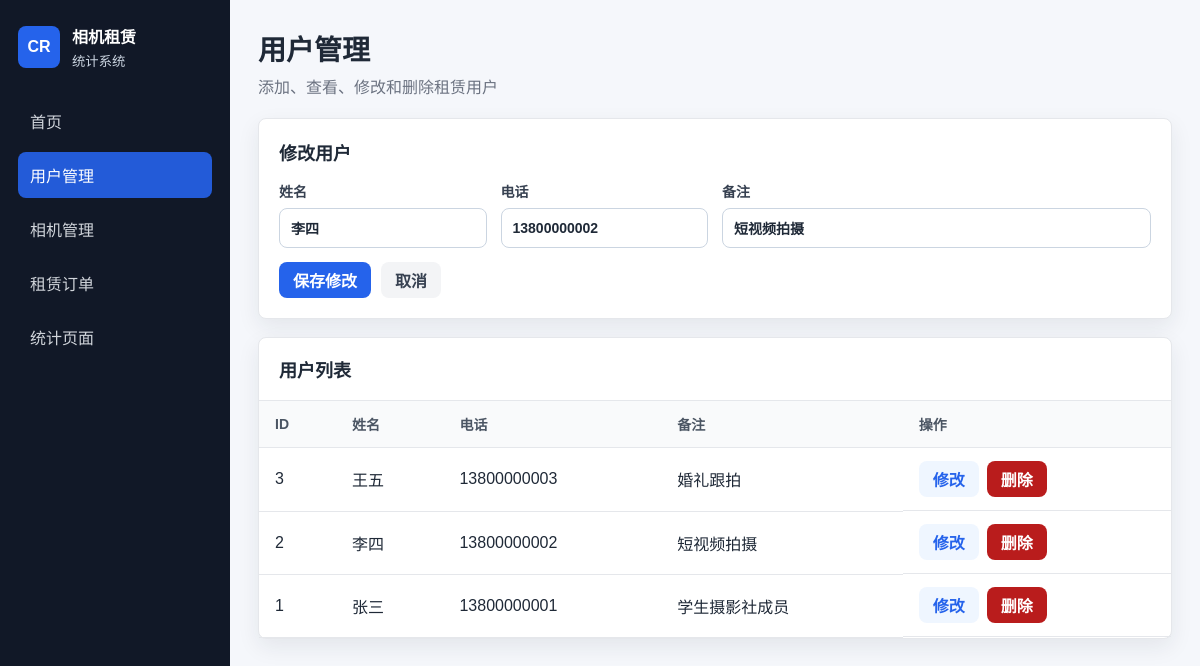
/users?edit=2, run on the app's committed database.
### tables this page shows
CREATE TABLE users (
    id INTEGER PRIMARY KEY AUTOINCREMENT,
    name TEXT NOT NULL,
    phone TEXT,
    note TEXT
);

### app.py (the view, shortened to what this page needs)
@app.route("/users", methods=["GET", "POST"])
def users():
    db = get_db()
    edit_user = None
    edit_id = request.args.get("edit")
    if edit_id:
        edit_user = query_one("SELECT * FROM users WHERE id = ?", (edit_id,))
    user_list = query_all("SELECT * FROM users ORDER BY id DESC")
    return render_template("users.html", users=user_list, edit_user=edit_user)

### app.py (called while the page is built)
def get_db():
    if "db" not in g:
        g.db = sqlite3.connect(DB_PATH)
        g.db.row_factory = sqlite3.Row
        g.db.execute("PRAGMA foreign_keys = ON")
    return g.db

def query_all(sql, params=()):
    return get_db().execute(sql, params).fetchall()

def query_one(sql, params=()):
    return get_db().execute(sql, params).fetchone()

### templates/users.html (shortened to what this page needs)
{% extends "base.html" %}
{% block page_title %}用户管理{% endblock %}
{% block page_subtitle %}添加、查看、修改和删除租赁用户{% endblock %}
{% block content %}
<section class="form-panel">
    <h2>{{ "修改用户" if edit_user else "添加用户" }}</h2>
    <form method="post" class="form-grid">
        <label>
            姓名
            <input name="name" required value="{{ edit_user.name if edit_user else '' }}">
        </label>
        <label>
            电话
            <input name="phone" value="{{ edit_user.phone if edit_user else '' }}">
        </label>
        <label class="wide">
            备注
            <input name="note" value="{{ edit_user.note if edit_user else '' }}">
        </label>
        <div class="form-actions wide">
            <button type="submit">{{ "保存修改" if edit_user else "添加用户" }}</button>
            {% if edit_user %}
                <a class="ghost-button" href="{{ url_for('users') }}">取消</a>
            {% endif %}
        </div>
    </form>
</section>
<section class="panel">
    <div class="panel-title"><h2>用户列表</h2></div>
    <div class="table-wrap">
        <table>
            <thead>
                <tr>
                    <th>ID</th>
                    <th>姓名</th>
                    <th>电话</th>
                    <th>备注</th>
                    <th>操作</th>
                </tr>
            </thead>
            <tbody>
                {% for user in users %}
                <tr>
                    <td>{{ user.id }}</td>
                    <td>{{ user.name }}</td>
                    <td>{{ user.phone or "-" }}</td>
                    <td>{{ user.note or "-" }}</td>
                    <td class="actions">
                        <a class="small-button" href="{{ url_for('users', edit=user.id) }}">修改</a>
                        <form method="post" action="{{ url_for('delete_user', user_id=user.id) }}" data-confirm="确定删除该用户吗？">
                            <button class="danger-button" type="submit">删除</button>
                        </form>
                    </td>
                </tr>
                {% else %}
                <tr><td colspan="5" class="empty">暂无用户</td></tr>
                {% endfor %}
            </tbody>
        </table>
    </div>
</section>
{% endblock %}

### static/style.css (style rules this page uses)
:root { --bg: #f5f7fb; --panel: #ffffff; --text: #1f2937; --muted: #6b7280; --line: #e5e7eb; --primary: #2563eb; --primary-dark: #1d4ed8; --green: #15803d; --yellow: #b45309; --red: #b91c1c; --radius: 8px; --shadow: 0 8px 22px rgba(31, 41, 55, 0.08); }
* { box-sizing: border-box; }
body { margin: 0; min-height: 100vh; display: flex; color: var(--text); background: var(--bg); font-family: "Microsoft YaHei", "PingFang SC", Arial, sans-serif; }
h1, h2, p { margin: 0; }
h2 { font-size: 18px; }
.summary-card, .panel, .form-panel { background: var(--panel); border: 1px solid var(--line); border-radius: var(--radius); box-shadow: var(--shadow); }
.panel, .form-panel { margin-bottom: 18px; }
.panel-title { display: flex; align-items: center; justify-content: space-between; gap: 12px; padding: 18px 20px; border-bottom: 1px solid var(--line); }
.form-panel { padding: 20px; }
.form-panel h2 { margin-bottom: 16px; }
.form-grid { display: grid; grid-template-columns: repeat(4, minmax(160px, 1fr)); gap: 14px; align-items: end; }
label { display: grid; gap: 7px; color: #374151; font-size: 14px; font-weight: 600; }
input, select { width: 100%; height: 40px; padding: 0 11px; border: 1px solid #cbd5e1; border-radius: 8px; color: var(--text); background: #ffffff; font: inherit; }
.wide { grid-column: span 2; }
.form-actions { display: flex; gap: 10px; align-items: center; }
button, .small-button, .ghost-button, .link-button { display: inline-flex; align-items: center; justify-content: center; min-height: 36px; padding: 0 14px; border: 0; border-radius: 8px; font: inherit; font-weight: 700; text-decoration: none; cursor: pointer; }
button, .link-button { color: #ffffff; background: var(--primary); }
.small-button { color: var(--primary); background: #eff6ff; }
.ghost-button { color: #374151; background: #f3f4f6; }
.danger-button { color: #ffffff; background: var(--red); }
.table-wrap { width: 100%; overflow-x: auto; }
table { width: 100%; border-collapse: collapse; min-width: 760px; }
th, td { padding: 13px 16px; border-bottom: 1px solid var(--line); text-align: left; white-space: nowrap; }
th { color: #4b5563; background: #f9fafb; font-size: 14px; }
.actions { display: flex; gap: 8px; align-items: center; }
.actions form { margin: 0; }

### data on the page
users: name "李四", phone "13800000002", note "短视频拍摄", id "2"
users: id "3", name "王五", phone "13800000003", note "婚礼跟拍"
users: id "1", name "张三", phone "13800000001", note "学生摄影社成员"

### other printed values
{{ "修改用户" if edit_user else "添加用户" }} "修改用户"
{{ "保存修改" if edit_user else "添加用户" }} "保存修改"
